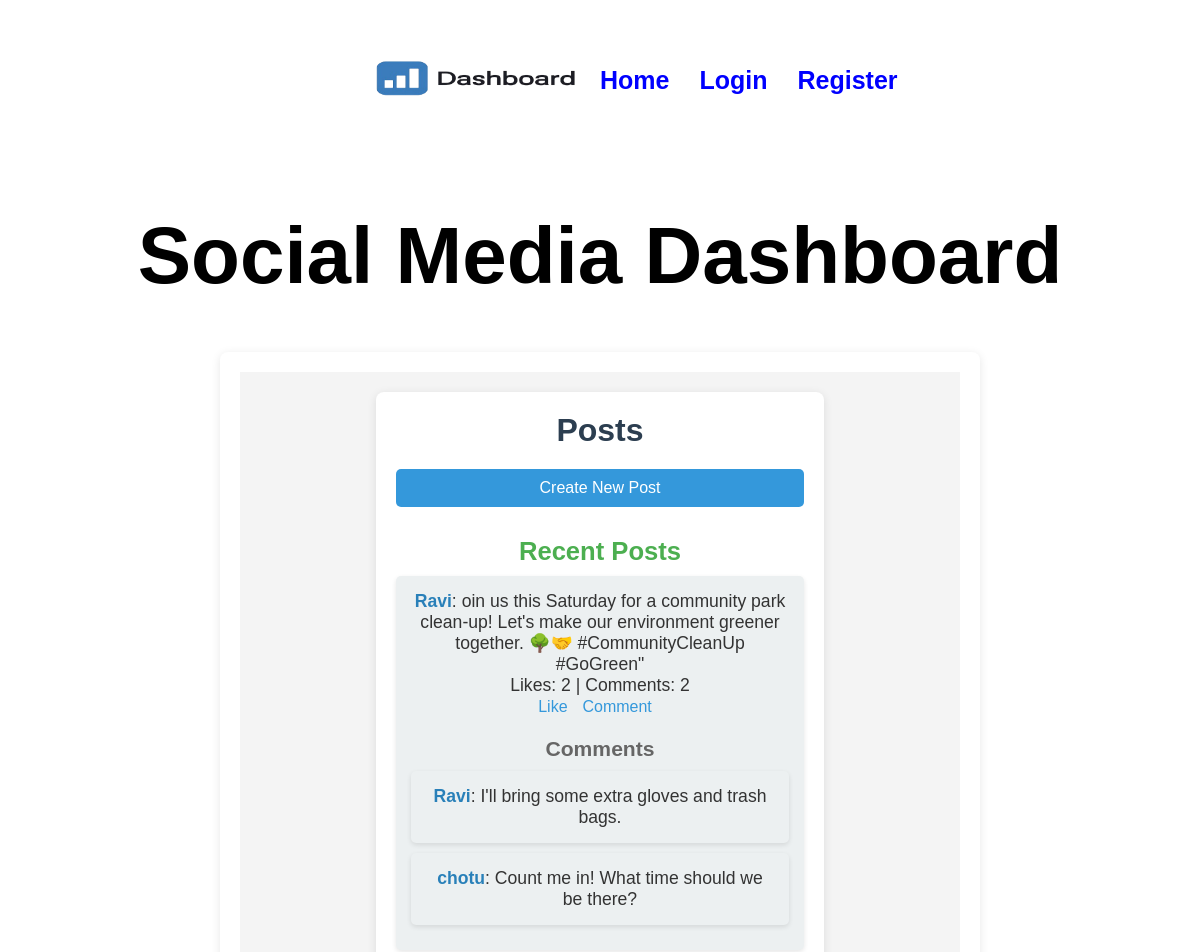
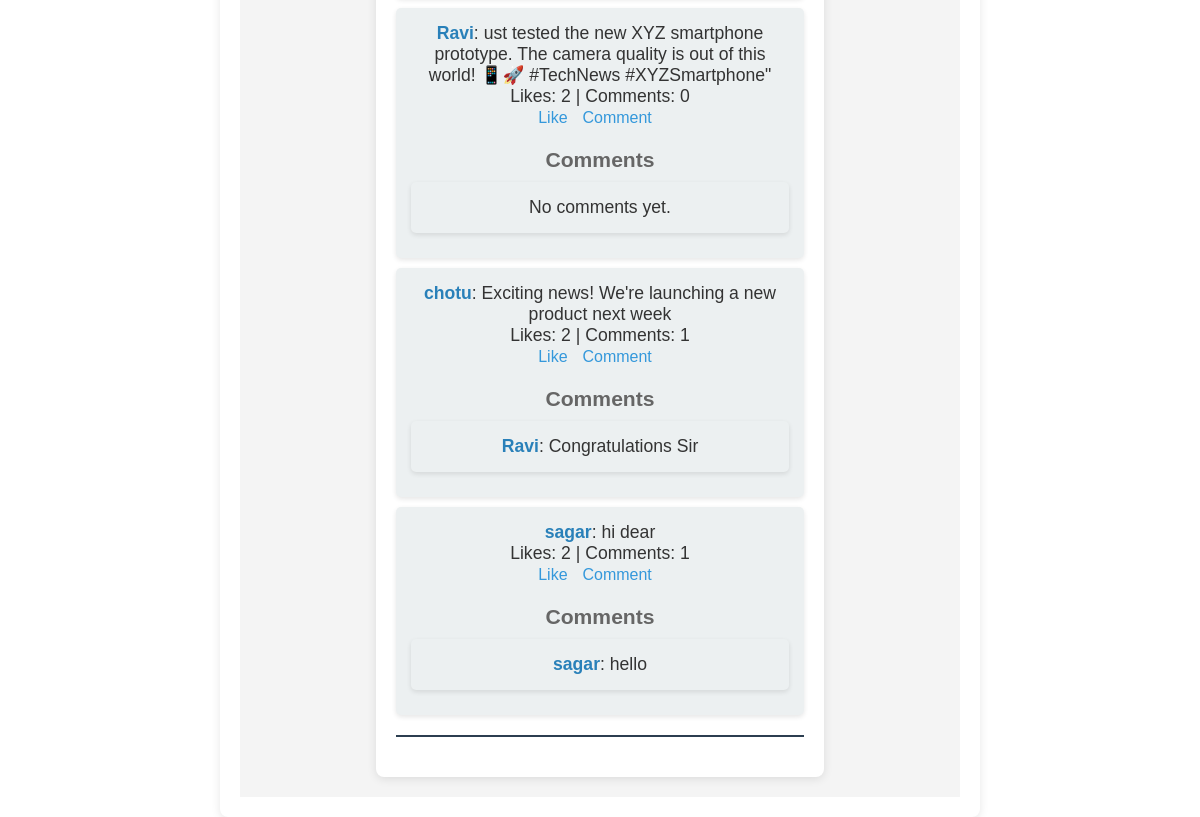
The page / on the database its author committed (2 pictures, top to bottom).
### dashboard/models.py (models this page shows, shortened)
class Post(models.Model):
    user = models.ForeignKey(User, on_delete=models.CASCADE)
    content = models.TextField()
    created_at = models.DateTimeField(auto_now_add=True)

class Comment(models.Model):
    user = models.ForeignKey(User, on_delete=models.CASCADE)
    post = models.ForeignKey(Post, on_delete=models.CASCADE, related_name="comments")
    content = models.TextField()
    created_at = models.DateTimeField(auto_now_add=True)

### dashboard/views.py (the view)
# urls.py: path('', views.home, name='home'),
def home(request):
    posts = Post.objects.all().order_by('-created_at')
    return render(request, 'dashboard/home.html', {'posts': posts})

### templates/dashboard/home.html (shortened to what this page needs)
{% extends "dashboard/base.html" %}
{% block content %}
<div class="container-home">
<div class="container">
    <h2>Posts</h2>
    <a class="create-post-btn" href="{% url 'create_post' %}">Create New Post</a>
    <div class="recent-posts">
        <h3>Recent Posts</h3>
        <ul>
            {% for post in posts %}
                <li>
                    <p><strong>{{ post.user.username }}</strong>: {{ post.content }}</p>
                    <p>Likes: {{ post.likes.count }} | Comments: {{ post.comments.count }}</p>
                    <a href="{% url 'like_post' post.id %}">Like</a>
                    <a href="{% url 'comment_post' post.id %}">Comment</a>
                    <div class="comments-section">
                        <h4 class="comments-heading">Comments</h4>
                        <ul>
                            {% for comment in post.comments.all %}
                                <li>
                                    <p><strong>{{ comment.user.username }}</strong>: {{ comment.content }}</p>
                                </li>
                            {% empty %}
                                <li>No comments yet.</li>
                            {% endfor %}
                        </ul>
                    </div>
                </li>
            {% endfor %}
        </ul>
    </div>
</div>
</div>
{% endblock %}

### dashboard/static/dashboard/style.css (style rules this page uses)
* { margin: 0px; padding: 0px; }
body { font-family: Arial, sans-serif; margin: 0; padding: 0; text-align: center; }
ul { list-style-type: none; padding: 0; margin: 0; }
li { list-style-type: none; }
.container { width: 60%; margin: 50px auto; padding: 20px; border-radius: 10px; box-shadow: 0 0 10px rgba(0, 0, 0, 0.1); }
h2 { font-size: 2rem; color: #333; margin-bottom: 20px; }
h3 { font-size: 1.6rem; color: #4caf50; margin-top: 30px; }
h4 { font-size: 1.4rem; color: #666; margin-top: 15px; }
ul { list-style-type: none; padding: 0; }
ul li { font-size: 1.1rem; margin: 10px 0; padding: 8px; background-color: #f0f0f0; border-radius: 5px; }
a { color: #007bff; text-decoration: none; font-size: 1rem; }
.container-home { font-family: Arial, sans-serif; background-color: #f4f4f4; color: #333; margin: 0; padding: 20px; }
.container { max-width: 800px; margin: auto; background: white; padding: 20px; border-radius: 8px; box-shadow: 0 2px 10px rgba(0, 0, 0, 0.1); }
.container-home .container h2 { text-align: center; color: #2c3e50; }
.create-post-btn { display: block; background-color: #3498db; color: white; text-align: center; padding: 10px; margin: 20px 0; border-radius: 5px; text-decoration: none; transition: background-color 0.3s; }
.recent-posts ul { list-style: none; padding: 0; }
.recent-posts ul li { padding: 15px; margin: 10px 0; background: #ecf0f1; border-radius: 5px; box-shadow: 0 2px 5px rgba(0, 0, 0, 0.1); }
.recent-posts ul li p strong { color: #2980b9; }
.recent-posts ul li a { margin-right: 10px; color: #3498db; text-decoration: none; transition: color 0.3s; }
.recent-posts { border-bottom: 2px solid #2c3e50; margin-bottom: 20px; padding-bottom: 10px; }
.comments-section { margin-top: 20px; }
.comments-heading { font-size: 1.2em; margin-bottom: 10px; }

### rows shown on the page
Post: user.username "Ravi", content "oin us this Saturday for a community park clean-up! Let's make our environment greener together. 🌳🤝 #CommunityCleanUp #GoGreen\"", likes.count "2", comments.count "2"
Comment: user.username "Ravi", content "I'll bring some extra gloves and trash bags."
Comment: user.username "chotu", content "Count me in! What time should we be there?"
Post: user.username "Ravi", content "ust tested the new XYZ smartphone prototype. The camera quality is out of this world! 📱🚀 #TechNews #XYZSmartphone\"", likes.count "2", comments.count "0"
Post: user.username "chotu", content "Exciting news! We're launching a new product next week", likes.count "2", comments.count "1"
Comment: user.username "Ravi", content "Congratulations Sir"
Post: user.username "sagar", content "hi dear", likes.count "2", comments.count "1"
Comment: user.username "sagar", content "hello"
